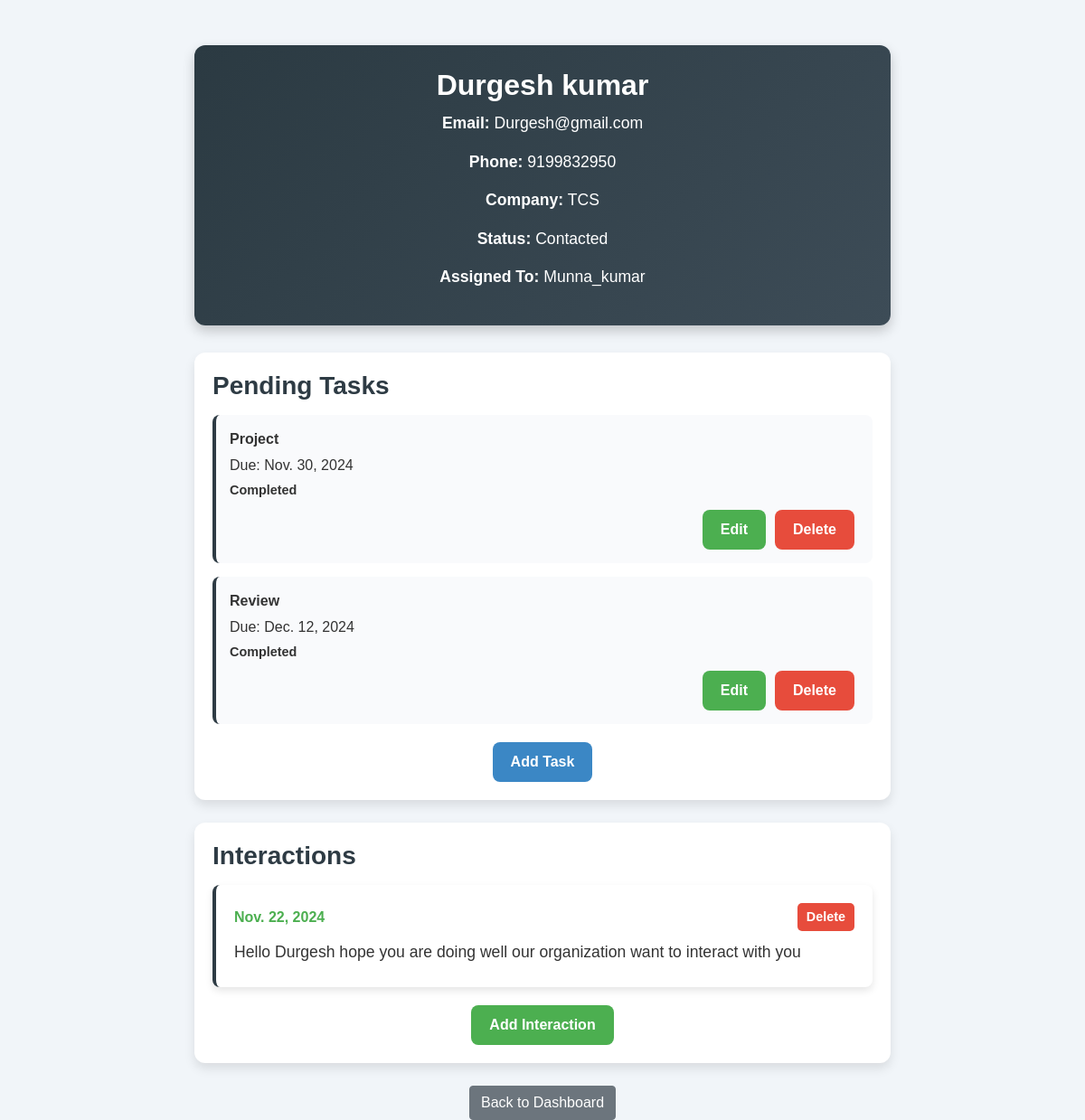
The page /lead/lead_detail/3/ on the database its author committed.
### lead/models.py (models this page shows, shortened)
class Lead(models.Model):
    STATUS_CHOICES = [
        ('new', 'New'),
        ('contacted', 'Contacted'),
        ('qualified', 'Qualified'),
        ('lost', 'Lost'),
    ]
    first_name = models.CharField(max_length=255)
    last_name = models.CharField(max_length=255)
    email = models.EmailField(unique=True)
    phone = models.CharField(max_length=20, blank=True, null=True)
    company = models.CharField(max_length=255, blank=True, null=True)  # New field for company
    status = models.CharField(max_length=20, choices=STATUS_CHOICES, default='new')
    assigned_to = models.ForeignKey(UserProfile, on_delete=models.SET_NULL, null=True)
    created_at = models.DateTimeField(auto_now_add=True)
    updated_at = models.DateTimeField(auto_now=True)

class Task(models.Model):
    lead = models.ForeignKey('Lead', related_name='tasks', on_delete=models.CASCADE,null=True)
    title = models.CharField(max_length=255)
    description = models.TextField(blank=True, null=True)
    due_date = models.DateField()
    completed = models.BooleanField(default=False)
    assigned_to = models.ForeignKey(UserProfile, null=True, blank=True, on_delete=models.SET_NULL)

class Interaction(models.Model):
    CALL = 'Call'
    EMAIL = 'Email'
    MEETING = 'Meeting'
    INTERACTION_TYPE_CHOICES = [
        (CALL, 'Call'),
        (EMAIL, 'Email'),
        (MEETING, 'Meeting'),
    ]
    lead = models.ForeignKey(Lead, related_name='interactions', on_delete=models.CASCADE)
    interaction_type = models.CharField(max_length=100, choices=INTERACTION_TYPE_CHOICES)  # Updated field
    date = models.DateField()
    notes = models.TextField()

### userprofile/models.py (models this page shows, shortened)
class UserProfile(models.Model):
    username = models.CharField(max_length=100)
    email = models.EmailField()
    password = models.CharField(max_length=100)

### lead/views.py (the view)
# urls.py: path('lead_detail/<int:lead_id>/', views.lead_detail, name='lead_detail'),  # Details for a specific lead
def lead_detail(request, lead_id):
    lead = get_object_or_404(Lead, id=lead_id)
    interactions = lead.interactions.all()
    tasks = lead.tasks.all()# Assuming you want only pending tasks
    return render(request, 'lead_detail.html', {
        'lead': lead,
        'interactions': interactions,
        'tasks': tasks,
    })

### lead/templates/lead_detail.html (shortened to what this page needs)
<!DOCTYPE html>
<html lang="en">
<head>
    <link rel="stylesheet" href="https://stackpath.bootstrapcdn.com/bootstrap/4.5.2/css/bootstrap.min.css">
</head>
<body>
<div class="container">
    <div class="lead-header">
        <h2>{{ lead.first_name }} {{ lead.last_name }}</h2>
        <p><strong>Email:</strong> {{ lead.email }}</p>
        <p><strong>Phone:</strong> {{ lead.phone|default:"N/A" }}</p>
        <p><strong>Company:</strong> {{ lead.company|default:"N/A" }}</p>
        <p><strong>Status:</strong> {{ lead.get_status_display }}</p>
        <p><strong>Assigned To:</strong> {{ lead.assigned_to.username|default:"Unassigned" }}</p>
    </div>
    <div class="section">
        <h3>Pending Tasks</h3>
        {% if tasks %}
            {% for task in tasks %}
                <div class="task-item">
                    <p class="task-title">{{ task.title }}</p>
                    <p>Due: {{ task.due_date }}</p>
                    <p class="task-status">{{ task.completed|yesno:"Completed,Pending" }}</p>
                    <div class="task-actions">
                        <a href="{% url 'lead_edit_task' lead.id task.id %}" class="btn btn-primary">Edit</a>
                        <a href="{% url 'lead_delete_task' lead.id task.id %}" class="btn btn-danger">Delete</a>
                    </div>
                </div>
            {% endfor %}
        {% else %}
            <p class="no-items">No pending tasks available.</p>
        {% endif %}
        <div class="action-buttons">
            <a href="{% url 'create_task' lead.id %}" class="btn btn-outline-primary">Add Task</a>
        </div>
    </div>
    <div class="section">
        <h3>Interactions</h3>
        {% if interactions %}
            <div class="interaction-list">
                {% for interaction in interactions %}
                    <div class="interaction-item">
                        <div class="interaction-header">
                            <span class="interaction-date">{{ interaction.date }}</span>
                            <a href="{% url 'delete_interaction' lead.id interaction.id %}" class="btn btn-danger btn-sm delete-btn">Delete</a>
                        </div>
                        <p class="interaction-notes">{{ interaction.notes }}</p>
                    </div>
                {% endfor %}
            </div>
        {% else %}
            <p class="no-items">No interactions yet. Add an interaction to get started!</p>
        {% endif %}
        <div class="action-buttons">
            <a href="{% url 'create_interaction' lead.id %}" class="btn btn-success">Add Interaction</a>
        </div>
    </div>
    <div class="action-buttons">
        <a href="{% url 'dashboard' %}" class="btn btn-secondary">Back to Dashboard</a>
    </div>
</div>
</body>
</html>

### lead/templates/lead_detail.html (style rules this page uses)
body { background-color: #f1f5f9; font-family: Arial, sans-serif; }
.container { margin-top: 50px; max-width: 800px; }
.lead-header { background: linear-gradient(135deg, #2b3a42, #3d4c57); color: #ffffff; border-radius: 12px; padding: 25px; text-align: center; margin-bottom: 30px; box-shadow: 0 6px 14px rgba(0, 0, 0, 0.2); }
.lead-header h2 { font-weight: bold; margin-bottom: 10px; }
.lead-header p { font-size: 1.1em; }
.section { padding: 20px; background-color: #ffffff; border-radius: 12px; box-shadow: 0 6px 12px rgba(0, 0, 0, 0.1); margin-bottom: 25px; }
h3 { color: #2e3b44; font-weight: bold; margin-bottom: 15px; }
.task-item, .interaction-item { background: #f9fafc; padding: 15px; border-radius: 8px; border-left: 4px solid #2e3b44; margin-bottom: 15px; }
.task-item p, .interaction-item p { margin-bottom: 5px; color: #333; }
.task-title, .interaction-title { font-weight: bold; color: #2e3b44; }
.task-status { font-weight: bold; color: #444; font-size: 0.9em; }
.btn-primary, .btn-outline-primary, .btn-danger, .btn-success { border: none; color: #ffffff; font-weight: bold; transition: background 0.3s; padding: 10px 20px; border-radius: 8px; }
.btn-primary { background-color: #4caf50; }
.btn-outline-primary { background-color: #3b87c5; }
.btn-danger { background-color: #e74c3c; }
.btn-success { background-color: #4caf50; }
.task-actions { display: flex; justify-content: flex-end; margin-top: 10px; }
.task-actions a { margin: 0 5px; }
.interaction-list { list-style-type: none; padding: 0; }
.interaction-item { background-color: #ffffff; border-radius: 8px; padding: 20px; margin-bottom: 15px; box-shadow: 0 4px 8px rgba(0, 0, 0, 0.1); transition: all 0.3s ease; }
.interaction-header { display: flex; justify-content: space-between; align-items: center; margin-bottom: 10px; }
.interaction-date { color: #4caf50; font-weight: bold; }
.delete-btn { background-color: #e74c3c; border: none; color: white; padding: 5px 10px; border-radius: 5px; font-size: 0.9em; }
.interaction-notes { color: #555; font-size: 1.1em; margin-top: 10px; }
.action-buttons { margin-top: 20px; text-align: center; }

### rows shown on the page
Lead: first_name "Durgesh", last_name "kumar", email "Durgesh@gmail.com", phone "9199832950", company "TCS", status "Contacted", assigned_to.username "Munna_kumar"
Task: title "Project", due_date "Nov. 30, 2024", completed "Completed"
Task: title "Review", due_date "Dec. 12, 2024", completed "Completed"
Interaction: date "Nov. 22, 2024", notes "Hello Durgesh hope you are doing well our organization want to interact with you"
